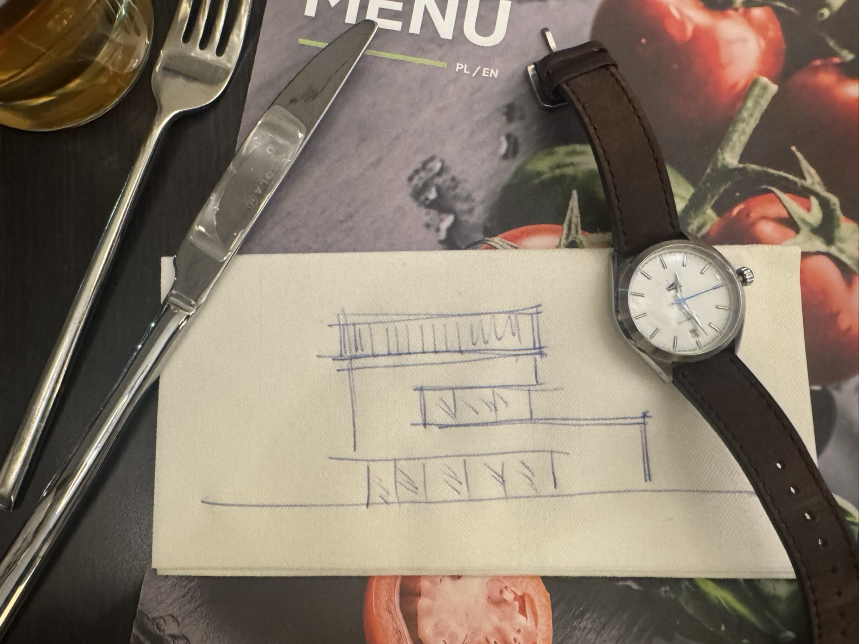
#> input picture 00_wejscie/szkic_koncepcyjny.jpg, 2576 x 1932 px (shown at 1/3 size)
$ python draw_elev.py
#> lines starting #> are read from the running program, lines starting #| are printed output that depends on the picture
### docs/20_koncepcja/W3/src/draw_common.py
# -*- coding: utf-8 -*-
"""Wspolne funkcje rysunkowe (matplotlib) dla wariantu W3."""
import math
import matplotlib
matplotlib.use("Agg")
import matplotlib.pyplot as plt
from matplotlib.patches import Polygon as MPoly, Arc, Circle, Rectangle, FancyArrowPatch
from shapely.geometry import box, Polygon, MultiPolygon, LineString
from shapely.ops import unary_union
import model_w3 as M

C_CORE = "#4a4a4a"
C_INS = "#f3e6b3"
C_PART = "#9a9a9a"
C_GLASS = "#3b7dd8"
C_TXT = "#1a1a1a"
C_FURN = "#9aa3ad"
C_DIM = "#333333"


def fmt(v, nd=2):
    return f"{v:.{nd}f}".replace(".", ",")


# [163 lines left out: functions draw_poly, core_poly, draw_walls, wall_geom, draw_openings, label_rooms, not called in this run]


def dim_h(ax, x1, x2, y, txt=None, fs=6.5, ext_from=None, above=True):
    ax.plot([x1, x2], [y, y], color=C_DIM, lw=0.5, zorder=9)
    for x in (x1, x2):
        ax.plot([x - 0.08, x + 0.08], [y - 0.08, y + 0.08], color=C_DIM, lw=0.8, zorder=9)
        if ext_from is not None:
            ax.plot([x, x], [ext_from, y + (0.1 if y > ext_from else -0.1)], color=C_DIM, lw=0.3, zorder=9)
    t = txt if txt is not None else fmt(abs(x2 - x1))
    ax.text((x1 + x2) / 2, y + (0.08 if above else -0.08), t, fontsize=fs, ha="center", va="bottom" if above else "top", color=C_DIM, zorder=9)


# [9 lines left out: function dim_v, not called in this run]


def dim_chain_h(ax, xs, y, ext_from=None, fs=6.0):
    xs = sorted(xs)
    for a, b in zip(xs[:-1], xs[1:]):
        dim_h(ax, a, b, y, fs=fs, ext_from=ext_from)


# [19 lines left out: functions dim_chain_v, axes_bubbles, not called in this run]


def north_arrow(ax, x, y, s=1.0):
    ax.add_patch(FancyArrowPatch((x, y - s), (x, y + s), arrowstyle="-|>", mutation_scale=14, color="black", lw=1.2, zorder=30))
    ax.text(x, y + s + 0.25, "N", fontsize=10, ha="center", va="bottom", fontweight="bold", zorder=30)


# [23 lines left out: functions furn, furn_circle, outline_dashed, title, not called in this run]

### docs/20_koncepcja/W3/src/model_w3.py
# -*- coding: utf-8 -*-
"""Wariant W3 - model zbiorczy (jedno zrodlo prawdy dla rysunkow i opisu). Laczy base_w3, geo_p0/p1/p2, geo_ext."""
import math
from shapely.geometry import Polygon, box
from shapely.ops import unary_union
from base_w3 import *            # noqa: F401,F403  (OSIE_X, OSIE_Y, TYPY, POZ, SZACHT_*, SCH_*)
from geo_p0 import SCIANY_P0, OTWORY_P0, POM_P0, OKNA_POM_P0
from geo_p1 import SCIANY_P1, OTWORY_P1, POM_P1, OKNA_POM_P1, PUSTKA, BOKS_UDZIAL
from geo_p2 import SCIANY_P2, OTWORY_P2, POM_P2, OKNA_POM_P2
from geo_ext import *            # noqa: F401,F403

SCIANY = SCIANY_P0 + SCIANY_P1 + SCIANY_P2
OTWORY = OTWORY_P0 + OTWORY_P1 + OTWORY_P2
POMIESZCZENIA = POM_P0 + POM_P1 + POM_P2
OKNA_POM = {**OKNA_POM_P0, **OKNA_POM_P1, **OKNA_POM_P2}
KONDY = ("P0", "P1", "P2")


def teren(x, y):
    """Rzedna istniejacego terenu (interpolacja dwuliniowa narożników dzialki), m n.p.m."""
    fx = (x - DZ["xw"]) / (DZ["xe"] - DZ["xw"])
    fy = (y - DZ["ys"]) / (DZ["yn"] - DZ["ys"])
    s = H_NAROZ["SW"] + fx * (H_NAROZ["SE"] - H_NAROZ["SW"])
    n = H_NAROZ["NW"] + fx * (H_NAROZ["NE"] - H_NAROZ["NW"])
    return s + fy * (n - s)


def teren_wzgl(x, y):
    return teren(x, y) - POZ["zero_abs"]


# [11 lines left out: function wall_poly, not called in this run]


def wall_by_id(i):
    return next(w for w in SCIANY if w["id"] == i)


def otwor(i):
    return next(o for o in OTWORY if o["id"] == i)


# [14 lines left out: functions opening_cut, outline, not called in this run]


def room_area(r):
    return round(r["poly"].area, 2)


# [17 lines left out: functions okno_w_swietle, okna_pomieszczenia, not called in this run]


def pu(kond=None):
    return round(sum(room_area(r) for r in POMIESZCZENIA if r["kat"] not in ("garaż", "pustka") and (kond is None or r["kond"] == kond)), 2)


# [5 lines left out: function pow_zabudowy, not called in this run]


# [9 lines that do not run on import are left out]

### docs/20_koncepcja/W3/src/base_w3.py
# -*- coding: utf-8 -*-
"""Wariant W3 koncepcji Domu LAMELA - SWIATLO / OGROD / SEKWENCJA WEJSCIA.
Baza modelu: osie, typy przegrod, poziomy, konstruktory rekordow.
Uklad: x->E, y->N, z->gora; (0,0) = przeciecie osi A (zach. os nosna bryly B) i osi 1 (pd.). Wymiary w metrach."""
from shapely.geometry import box

# ------------------------------------------------------------------ osie konstrukcyjne (os warstwy nosnej silikat 18)
OSIE_X = {"A'": -1.000, "A": 0.000, "B": 4.050, "B'": 4.500, "C": 6.400, "D": 9.650, "E": 12.000, "F": 18.400}
OSIE_Y = {"0": -0.150, "1": 0.000, "1'": 1.200, "2": 4.800, "3": 5.400, "4": 8.900, "5": 11.300}

# ------------------------------------------------------------------ typy przegrod: L = odsuniecie lica po stronie lewej (wnetrze), R = po prawej
TYPY = {
    "SZ1":  dict(nazwa="ściana zewn. nośna: tynk 1,5 + silikat 18 + EPS grafit/wełna 20 + tynk 1 cm (U≈0,15)", L=0.105, R=0.300, kol="#8c8c8c"),
    "SZL":  dict(nazwa="ściana zewn. lekka (P2: wspornik i lico loggii): szkielet stal/drewno + wełna 20 + płyta, gr. 40,5 cm", L=0.105, R=0.300, kol="#b0a58c"),
    "SW18": dict(nazwa="ściana wewn. nośna: silikat 18 + 2x tynk 1,5", L=0.105, R=0.105, kol="#8c8c8c"),
    "SWG":  dict(nazwa="ściana nośna dom/garaż: tynk 1,5 + silikat 18 + wełna 12 + tynk 1 (U≈0,28)", L=0.105, R=0.220, kol="#8c8c8c"),
    "DZ12": dict(nazwa="ścianka działowa: silikat 12 + 2x tynk 1,5", L=0.075, R=0.075, kol="#c8c8c8"),
    "DZL":  dict(nazwa="ścianka działowa lekka GK 12,5 cm (na stropie nad otwarciem / krawędzi pustki)", L=0.0625, R=0.0625, kol="#dedede"),
    "LAM":  dict(nazwa="ekran z pionowych lamel drewnianych 4x8 cm co 12 cm (klatka schodowa / hol)", L=0.040, R=0.040, kol="#c9a66b"),
    "SK":   dict(nazwa="przegroda szklana w ramie stalowej (wiatrołap / hol), gr. 6 cm", L=0.030, R=0.030, kol="#cfe3f7"),
}

# ------------------------------------------------------------------ poziomy (wzgl. +-0,00 = 101,65 m n.p.m.)
POZ = dict(zero_abs=101.65, P0=0.00, P1=3.15, P2=6.30, wys_kond=3.15, podl=0.15,
           ST1=(2.80, 3.00),            # strop nad P0 (plyta 20 cm)
           ST2=(5.95, 6.15),            # strop nad P1 (plyta 20 cm)
           ST2L=(5.70, 5.90),           # obnizona plyta loggii P2 (y -1,2...1,2), taras nad pom. ogrzewanym
           ST3=(9.10, 9.32),            # stropodach P2 i nadbudowy (plyta 22 cm)
           STG=(2.76, 3.00),            # stropodach garazu (plyta 24 cm, dach zielony)
           dach_P2_warstwy=9.62, attyka_P2=9.85, dach_P1_warstwy=6.50, attyka_P1=6.70,
           dach_P0_warstwy=3.30, attyka_P0=3.40, dach_G_warstwy=3.40, attyka_G=3.65,
           lawa_spod=-1.10, teren_sr=-0.28)

E = 0.30  # przedluzenie sciany w narozu zewnetrznym (do lica ocieplenia)


def W(i, k, t, p1, p2, e1=0.0, e2=0.0, uw=""):
    """Sciana: os warstwy nosnej p1->p2; wnetrze (strona 'L') po lewej stronie kierunku."""
    return dict(id=i, kond=k, typ=t, p1=p1, p2=p2, ext=(e1, e2), uw=uw)


def O(i, s, a, b, typ, wys, par=0.0, sym="", zaw=None, kier=None, uw="", kw=1, podz=None, hs=None):
    """Otwor: sciana s, zakres a..b wzdluz sciany (x dla poziomych, y dla pionowych); podz = wsp. slupkow; hs = kwatery z drzwiami HS."""
    return dict(id=i, sciana=s, a=a, b=b, szer=round(b - a, 3), typ=typ, wys=wys, par=par, sym=sym, zaw=zaw,
                kier=kier, uw=uw, kw=kw, podz=podz or [], hs=hs or [])


def R(i, n, k, geo, kat, pobyt=False, minimum=None, posadzka="", uw=""):
    poly = box(*geo) if isinstance(geo, tuple) and len(geo) == 4 else geo
    return dict(id=i, nazwa=n, kond=k, poly=poly, kat=kat, pobyt=pobyt, min=minimum, posadzka=posadzka, uw=uw)


# wspolne piony instalacyjne (te same wspolrzedne na wszystkich kondygnacjach)
SZACHT_SI = box(6.505, 5.505, 6.905, 5.905)    # pion kan. K1 (lazienki P1/P2) + kanaly went. -> przez dach
SZACHT_S2 = box(9.755, 8.395, 10.155, 8.795)   # pion kan. K2 (pralnia P1) przez pom. techn. P0
# rdzen schodow (os B..C, 3..4) - wymiary w swietle
SCH_X = (4.155, 6.295)
SCH_Y = (5.505, 8.795)

### docs/20_koncepcja/W3/src/draw_elev.py
# -*- coding: utf-8 -*-
"""Elewacja poludniowa W3 + porownanie ze szkicem (wycinek 1770x690 px z oryginalu)."""
import sys, os
import numpy as np
import matplotlib
matplotlib.use("Agg")
import matplotlib.pyplot as plt
from matplotlib.patches import Rectangle, Polygon as MPoly, Circle
from PIL import Image
import model_w3 as M
import draw_common as D

OUT = sys.argv[1] if len(sys.argv) > 1 else "."
ROOT = os.path.abspath(os.path.join(os.path.dirname(__file__), "..", "..", "..", ".."))
P = M.POZ
C_WALL, C_WALL_B, C_WALL_G, C_SLAB, C_GL, C_LAM = "#f4f2ee", "#e9e6df", "#d8d6d0", "#6f6f6f", "#9fc3e6", "#a67c4e"
BY = {p["id"]: p for p in M.PLYTY}


def rect(ax, x0, x1, z0, z1, fc, ec="black", lw=0.6, z=2, **kw):
    ax.add_patch(Rectangle((x0, z0), x1 - x0, z1 - z0, facecolor=fc, edgecolor=ec, lw=lw, zorder=z, **kw))


def glazing(ax, x0, x1, z0, z1, pods, z=3, frame=0.06, fc=C_GL):
    rect(ax, x0, x1, z0, z1, fc, "black", 0.6, z)
    edges = [x0] + list(pods) + [x1]
    for xm in pods:
        rect(ax, xm - frame, xm + frame, z0, z1, "#3a3a3a", "none", 0, z + 0.1)
    for a, b in zip(edges[:-1], edges[1:]):
        xa = a + 0.2
        ax.plot([xa, xa + 0.45], [z0 + 0.3, z0 + 0.3 + (z1 - z0) * 0.5], color="white", lw=0.7, alpha=0.8, zorder=z + 0.2)


def slab(ax, key, z0=None, z1=None, fc=C_SLAB, zo=6):
    b = BY[key]["poly"].bounds
    zz = BY[key]["z"]
    rect(ax, b[0], b[2], zz[0] if z0 is None else z0, zz[1] if z1 is None else z1, fc, "black", 0.5, zo)


def elevation(ax):
    """Elewacja pd. w ukladzie (x, z); kolejnosc rysowania od najdalszych do najblizszych."""
    xs = np.linspace(-8.5, 25.5, 60)
    zt = np.array([M.teren_wzgl(x, -0.30) for x in xs])
    ax.fill_between(xs, zt, -1.6, color="#e7e1d4", zorder=0.5)
    ax.plot(xs, zt, color="#6b5b3e", lw=1.2, zorder=10)
    # --- G: garaz cofniety (lico y = 4,50), sciana pelna z pnaczami, attyka = linia D
    rect(ax, 12.30, 18.70, 0.0, P["attyka_G"], C_WALL_G, "black", 0.8, 1.2)
    for x in np.arange(12.6, 18.6, 0.5):
        ax.plot([x, x], [0.1, 3.2], color="#7f9a5a", lw=0.5, zorder=1.3)
    slab(ax, "G-okap", 3.35, 3.65, fc="#3d3d3d", zo=1.5)
    rect(ax, 12.30, 17.40, -0.06, 0.0, "#b8a88a", "none", 0, 9)  # patio
    # --- E: parter strefy dziennej
    rect(ax, -0.30, 12.30, 0.0, 2.80, C_WALL, "black", 0.8, 2)
    o = M.otwor("O0-01")
    glazing(ax, o["a"], o["b"], 0.0, o["wys"], o["podz"])
    for s in M.SLUPY:
        rect(ax, s["xy"][0] - 0.07, s["xy"][0] + 0.07, 0.0, 2.75, "#262626", "none", 0, 3.3)
    # --- B: I pietro pelne + boks C (za nim pustka jadalni i pokoj rodzinny)
    rect(ax, -0.30, 12.30, 3.05, 5.70, C_WALL_B, "black", 0.8, 2)
    o = M.otwor("O1-01")
    glazing(ax, o["a"], o["b"], 3.65, 5.15, o["podz"])
    # --- A: II pietro - tlo loggii (cien), przeszklenia pokoi w osi 1', lamele przed licem
    rect(ax, -1.30, 12.30, 5.90, 9.10, "#7b7f84", "black", 0.8, 2)
    for oid in ("O2-01", "O2-02", "O2-03", "O2-04"):
        oo = M.otwor(oid)
        rect(ax, oo["a"], oo["b"], P["P2"] + oo["par"], P["P2"] + oo["par"] + oo["wys"], "#4f6a82", "none", 0, 2.5)
    rect(ax, -1.30, 12.30, 9.40, P["attyka_P2"], "#cfcfcf", "black", 0.5, 1.8)  # attyka (cofnieta nad licem)
    L = M.LAMELE
    x = L["x"][0] + 0.02
    while x < L["x"][1]:
        rect(ax, x, x + L["b"], L["z"][0], L["z"][1], C_LAM, "none", 0, 4)
        x += L["rozstaw"]
    # --- krawedzie plyt i rama C (najblizej)
    slab(ax, "E-okap")                    # E - okap ST1 (-1,80...13,80)
    slab(ax, "C-dol", fc="#3d3d3d")        # D - dolna plyta ramy C
    slab(ax, "C-gora", fc="#3d3d3d")
    for xb in (3.60, 12.70):
        rect(ax, xb, xb + 0.20, 3.65, 5.15, "#3d3d3d", "none", 0, 6)
    slab(ax, "ST2L")                      # plyta loggii pod A
    slab(ax, "ST3-okap")                  # plyta dachu A
    rect(ax, -1.80, 12.30, -0.08, -0.02, "#b8a88a", "none", 0, 9)  # taras


def levels(ax, xpos, items):
    for z, t in items:
        ax.plot([xpos - 0.25, xpos + 0.25], [z, z], color="black", lw=0.6, zorder=12)
        ax.add_patch(MPoly([(xpos, z), (xpos - 0.14, z + 0.2), (xpos + 0.14, z + 0.2)], closed=True, facecolor="black", zorder=12))
        ax.text(xpos + 0.35, z, t, fontsize=6.3, va="center", ha="left", zorder=12)


def band_labels(ax):
    tags = [("A", -2.9, 7.6, "#1f6fb4"), ("B", -1.4, 4.4, "#7b3fa0"), ("C", 13.6, 4.4, "#e07b00"),
            ("D", 19.3, 3.5, "#333333"), ("G", 17.6, 1.6, "#c0392b"), ("E", -2.9, 1.4, "#1c8a4a")]
    for t, x, z, c in tags:
        ax.add_patch(Circle((x, z), 0.42, facecolor="white", edgecolor=c, lw=1.4, zorder=15))
        ax.text(x, z, t, fontsize=9, fontweight="bold", color=c, ha="center", va="center", zorder=16)
    pts = np.array([(0.2, 7.6), (9.0, 7.6), (5.4, 4.4), (16.2, 1.9), (9.0, 1.3), (0.8, 1.3)])
    ax.plot(pts[:, 0], pts[:, 1], color="#f2c200", lw=5, alpha=0.55, zorder=14, solid_capstyle="round", solid_joinstyle="round")


def main():
    fig = plt.figure(figsize=(16.5, 13.2))
    gs = fig.add_gridspec(2, 1, height_ratios=[1.0, 1.0], hspace=0.10)
    ax1 = fig.add_subplot(gs[0])
    img = Image.open(os.path.join(ROOT, "00_wejscie", "szkic_koncepcyjny.jpg")).crop((563, 865, 2333, 1555)).convert("L")
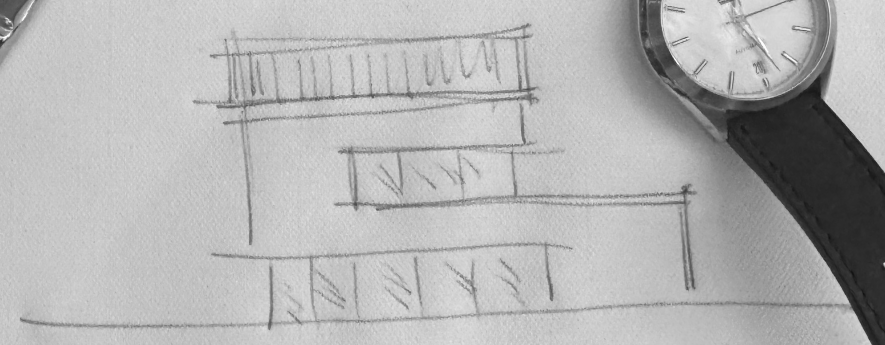
#> img: PIL image 1770x690 L (shown at 1/2 size); min 10, max 255, mean 178.8
    arr = np.asarray(img)
    sx = 45.8                                  # px/m (brief 1.1: bryla B 500..1050 px = 12,0 m)
    x_left, x_right = -0.30 - 500 / sx, -0.30 + (1770 - 500) / sx
    sz = (640 - 80) / (P["attyka_P2"] + 0.30)  # skala pionowa umowna: teren px640 -> -0,30; gora A px80 -> attyka
    z_top, z_bot = -0.30 + 640 / sz, -0.30 - (690 - 640) / sz
    ax1.imshow(arr, cmap="gray", extent=(x_left, x_right, z_bot, z_top), aspect="auto", zorder=0, alpha=0.85)
    red = dict(fill=False, edgecolor="#d0021b", lw=1.6, zorder=5)
    for (x0, x1, z0, z1) in [(-2.20, 12.60, 9.10, 9.40), (-1.30, 12.30, 5.90, 9.10), (-2.20, 12.60, 5.70, 5.90),
                             (-0.30, 12.30, 3.05, 5.70), (4.50, 11.70, 3.65, 5.15), (3.60, 12.90, 3.45, 5.35),
                             (-1.80, 13.80, 2.75, 3.05), (12.30, 18.70, 0.0, 3.65), (1.00, 11.85, 0.0, 2.75)]:
        ax1.add_patch(Rectangle((x0, z0), x1 - x0, z1 - z0, **red))
    ax1.set_xlim(-6.5, 23.5); ax1.set_ylim(-1.2, 11.5); ax1.set_aspect("auto")
    ax1.set_title("Szkic inwestora (wycinek, skala pozioma 45,8 px/m wg briefu; pionowa umowna) + obrys W3 (czerwony) — kontrola wierności",
                  fontsize=9.5, loc="left")
    ax1.set_yticks([]); ax1.set_xticks(range(-6, 24, 2)); ax1.tick_params(labelsize=7)
    ax1.set_xlabel("x [m] (0 = oś A; lico zach. bryły B = -0,30)", fontsize=7)
    ax2 = fig.add_subplot(gs[1])
    elevation(ax2)
    band_labels(ax2)
    tg = M.teren_wzgl(18.0, -0.3)
    levels(ax2, 22.2, [(0.0, "±0,00 = 101,65"), (2.80, "+2,80"), (3.15, "+3,15 P1"), (3.65, "+3,65 linia D / attyka G"),
                       (5.70, "+5,70 spód loggii"), (6.30, "+6,30 P2"), (9.10, "+9,10"), (P["attyka_P2"], "+9,85 attyka (maks.)"),
                       (round(tg, 2) - 0.25, f"{D.fmt(tg)} teren przy G")])
    y0 = -1.05
    D.dim_chain_h(ax2, [-2.20, -1.30, -0.30, 1.00, 11.85, 12.30, 18.70], y0, fs=6)
    D.dim_h(ax2, -0.30, 18.70, y0 - 0.45, "19,00 (lico zach. B → pion D; szkic ≈ 19,0)", fs=6.5)
    D.dim_h(ax2, -1.30, 12.30, 10.35, "A = 13,60 (szkic ≈ 13,2)", fs=6.5)
    D.dim_h(ax2, 4.50, 11.70, 5.50, "C = 7,20 (3 kw.; szkic ≈ 7,2)", fs=6.0)
    D.dim_h(ax2, 3.60, 18.70, y0 - 0.95, "linia D 15,10 (szkic ≈ 3,8→19,0)", fs=6.0)
    ax2.text(-2.3, 3.2, "okap E 1,50 ←", fontsize=6, ha="left", va="bottom")
    ax2.text(-2.3, 9.55, "wspornik A 1,00 + płyta 0,90", fontsize=6, ha="left", va="bottom")
    ax2.text(15.5, 0.8, "garaż 2-st. cofnięty 4,8 m (patio poranne przed nim)\nściana pełna z pnączami — dach zielony", fontsize=6.0,
             ha="center", va="center", color="#333", zorder=15)
    ax2.text(5.5, 7.6, "loggia 1,20 m za lamelami", fontsize=6.3, ha="center", color="white", zorder=15,
             bbox=dict(facecolor="#6b4f2a", edgecolor="none", pad=1, alpha=0.8))
    ax2.set_xlim(-6.5, 23.5); ax2.set_ylim(-2.6, 11.0); ax2.set_aspect("equal"); ax2.axis("off")
    ax2.set_title("W3 — ELEWACJA POŁUDNIOWA (ogrodowa), skala 1:100 w oryginale — rytm przesunięć brył zachód–wschód–zachód („S”)",
                  fontsize=10, loc="left", fontweight="bold")
    fig.suptitle("W3 — elewacja południowa vs szkic", fontsize=13, fontweight="bold", x=0.02, ha="left", y=0.985)
    fig.text(0.02, 0.012, "A — II piętro w lamelach (loggia 1,20 m za ekranem), wspornik 1,00 m na zach.; B — I piętro pełne; C — boks przeszklony w ramie 1,00 m "
             "(za nim pustka jadalni); D — dolna płyta ramy C → attyka garażu +3,65 do narożnika G; E — przeszklenie parteru 5 kwater (rytm szkicu), okap 1,00 (S) / 1,50 m (W).",
             fontsize=7.3, ha="left")
    fig.subplots_adjust(left=0.03, right=0.99, top=0.95, bottom=0.04)
    fn = os.path.join(OUT, "elewacja_S.png")
    fig.savefig(fn, dpi=150); plt.close(fig)
#> after `fig.savefig(fn, dpi=150)`:
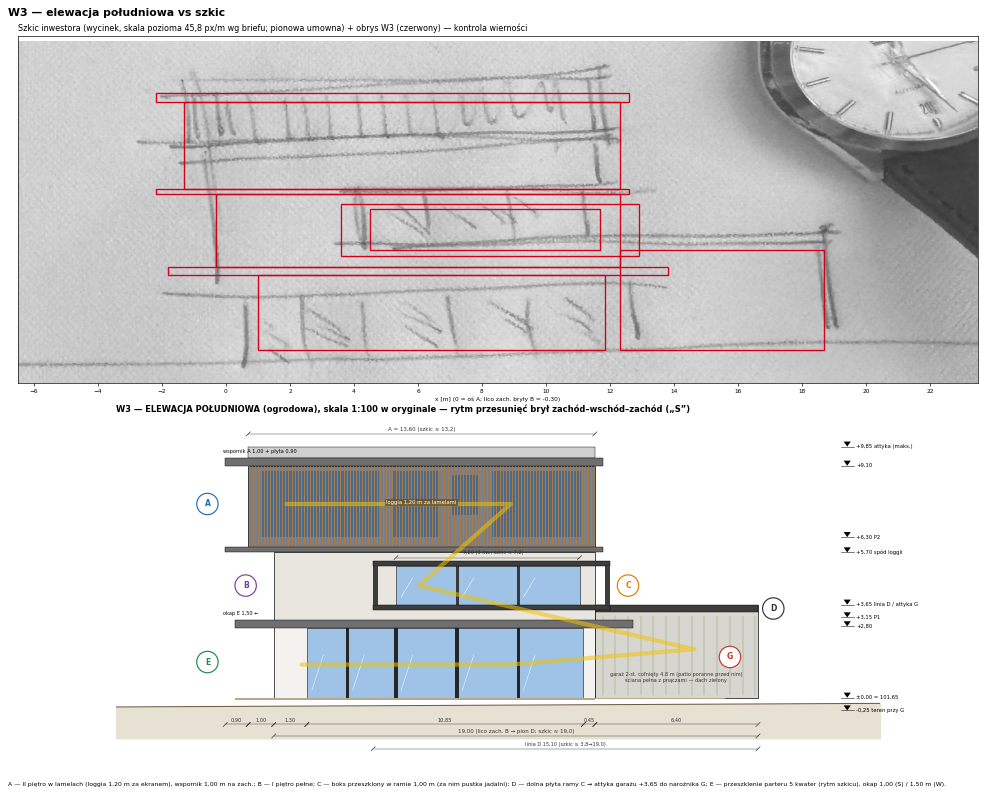
#> figure drawn by matplotlib, 2 panels
    print(fn)


if __name__ == "__main__":
    main()
